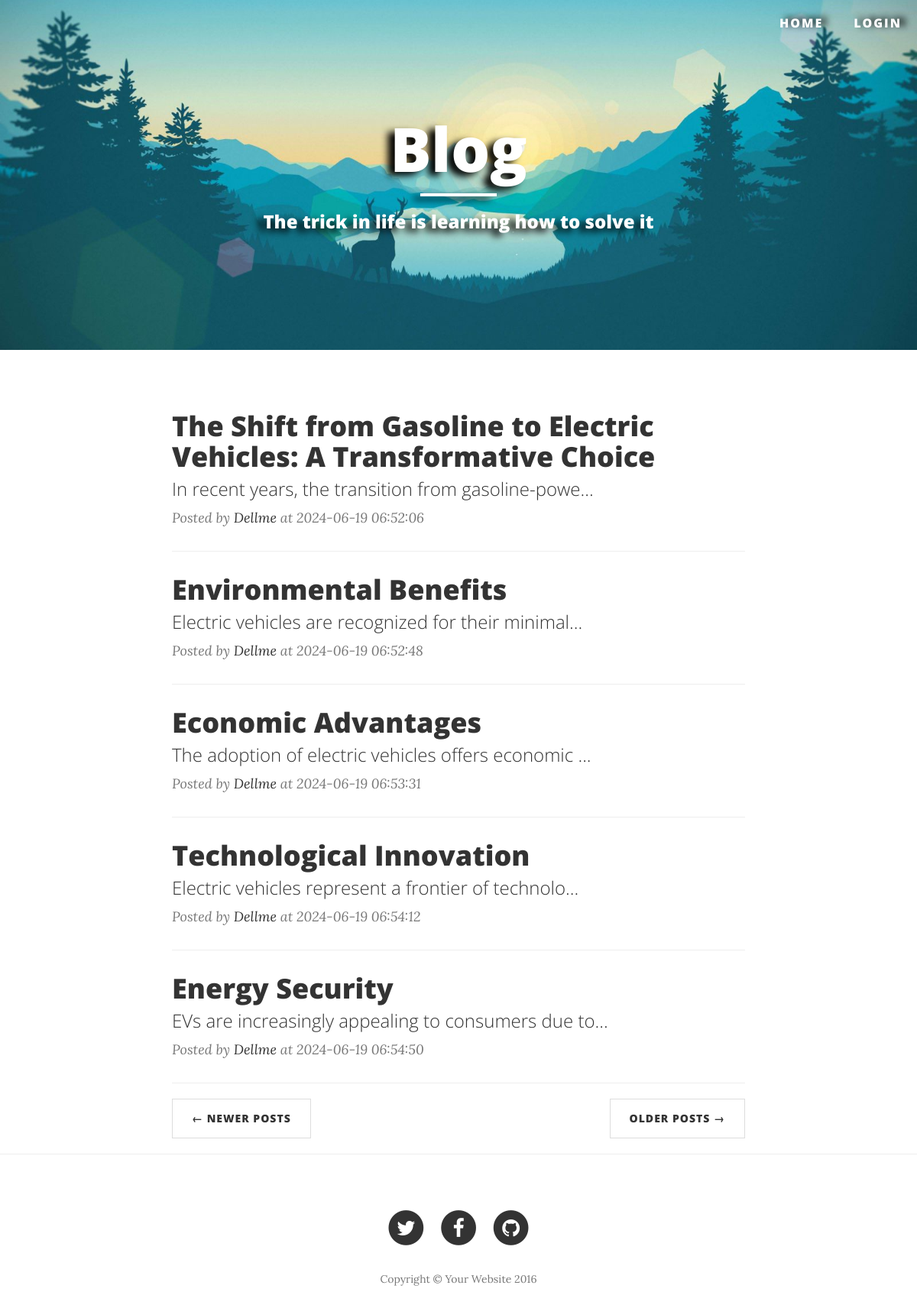
/?page=4, run on the app's committed database.
### tables this page shows
CREATE TABLE `posts` (
  `id` int NOT NULL,
  `author_id` int NOT NULL,
  `title` varchar(100) NOT NULL,
  `content` longtext NOT NULL,
  `image` varchar(255) DEFAULT NULL,
  `status` varchar(50) DEFAULT NULL,
  `created_at` timestamp NOT NULL DEFAULT CURRENT_TIMESTAMP,
  `updated_at` timestamp NOT NULL DEFAULT CURRENT_TIMESTAMP ON UPDATE CURRENT_TIMESTAMP
);

CREATE TABLE `users` (
  `id` int NOT NULL,
  `full_name` varchar(255) NOT NULL,
  `address` varchar(255) NOT NULL,
  `age` int NOT NULL,
  `sex` varchar(10) NOT NULL,
  `phone_number` varchar(255) NOT NULL,
  `email` varchar(50) NOT NULL,
  `role` varchar(50) DEFAULT NULL,
  `status` varchar(50) DEFAULT NULL,
  `created_at` timestamp NOT NULL DEFAULT CURRENT_TIMESTAMP,
  `updated_at` timestamp NOT NULL DEFAULT CURRENT_TIMESTAMP ON UPDATE CURRENT_TIMESTAMP
);

### model/blogs.php (called while the page is built, shortened)
<?php
class Blogs {
    private $pdo;
    public function __construct(
        $pdo,
        $id = null,
        $author_id = null,
        $title = null,
        $content = null,
        $image = [],
        $status = null,
        $image_path = null,
        $directory_file_call = null,
        $updated_at = null
    ){
        $this->pdo = $pdo;
    }
    public function filterByAttributes($filters) {
        try{
            $query = self::BASE_QUERY;
            foreach($filters as $filter){
                $query .= $filter[0] ." ". $filter[1] ." ". $filter[2] ." ". $filter[3];
            }
            $stmt = $this->pdo->prepare($query);
            $stmt->execute();
            return $stmt->fetchAll(PDO::FETCH_ASSOC);
        } catch (PDOException $e) {
            throw new exception('Cannot get posts with filters '.  $e->getMessage());
        }
    }
}

### index.php (the view, shortened to what this page needs)
<?php
include_once "model/blogs.php";
$results = [];
$default_number_posts = 5;
$total_page = 1;
try {
    $page = $_GET['page'] ?? 1;
    $start = ($page - 1) * $default_number_posts;
    $end = $page * $default_number_posts;
    $pdo = new Database();
    $pdo->setAttribute(PDO::ATTR_EMULATE_PREPARES, false);
    $pdo->setAttribute(PDO::ATTR_ERRMODE, PDO::ERRMODE_EXCEPTION);
    $posts = new Blogs($pdo);
    $results = $posts->filterByAttributes([[
        Blogs::TABLE.".".Blogs::STATUS,
        "=",
        "'".Blogs::STATUS_ACTIVE."'",
        null
    ]]);
    $total_page = floor(count($results) / $default_number_posts);
    $total_page = (count($results) % $default_number_posts) == 0 ? $total_page : $total_page + 1;
} catch (Exception $e) {
    $error = 'Can not get post information: '.  $e->getMessage();
}
?>
<!DOCTYPE html>
<html lang="en">
<head>
    <link href="view/resource/vendor/bootstrap/css/bootstrap.min.css" rel="stylesheet">
    <link href="view/resource/css/clean-blog.css" rel="stylesheet">
    <link href="view/resource/vendor/font-awesome/css/font-awesome.min.css" rel="stylesheet" type="text/css">
</head>
<body>
<?php include_once 'view/header.php'?>
<header class="intro-header">
    <div class="container">
        <div class="row">
            <div class="col-lg-8 col-lg-offset-2 col-md-10 col-md-offset-1">
                <div class="site-heading">
                    <h1>Blog</h1>
                    <hr class="small">
                    <span class="subheading">The trick in life is learning how to solve it</span>
                </div>
            </div>
        </div>
    </div>
</header>
<div class="container">
    <div class="row">
        <div class="col-lg-8 col-lg-offset-2 col-md-10 col-md-offset-1">
            <?php
            if(!empty($results)){
                foreach ($results as $key => $result){
                    if($key > $end){
                        break;
                    }
                    if( $start <= $key && $key < $end) {
                        if (strlen($result['content']) > 50) {
                            $shortDes = substr($result['content'], 0, 50) . "...";
                        } else {
                            $shortDes = $result['content'];
                        }
                        echo "
                        <div class='post-preview'>
                            <a href='view/posts/post.php?id=" . $result['id'] . "'>
                                <h2 class='post-title'>
                                    " . $result['title'] . "
                                </h2>
                                <h3 class='post-subtitle'>
                                    " . $shortDes . "
                                </h3>
                            </a>
                            <p class='post-meta'>Posted by <a href='view/posts/list_by_author.php?author_id=" . $result['author_id'] . "'>" . $result['full_name'] . "</a> at " . $result['updated_at'] . "</p>
                                </div>
                        <hr> ";
                    }
                }
            }
            ?>
            <ul class="pager">
                <?php
                if($page > 1){
                    echo '<li class="next previous"><a href="/blog/?page=' . ($page - 1) . '">&larr; Newer Posts</a></li>';
                }
                if ($total_page > $page){
                    echo '<li class="next"><a href="/blog/?page=' . ($page + 1) . '">Older Posts &rarr;</a> </li>';
                }
                ?>
            </ul>
        </div>
    </div>
</div>
<hr>
<footer>
    <div class="container">
        <div class="row">
            <div class="col-lg-8 col-lg-offset-2 col-md-10 col-md-offset-1">
                <ul class="list-inline text-center">
                    <li>
                        <a href="#">
                                <span class="fa-stack fa-lg">
                                    <i class="fa fa-circle fa-stack-2x"></i>
                                    <i class="fa fa-twitter fa-stack-1x fa-inverse"></i>
                                </span>
                        </a>
                    </li>
                    <li>
                        <a href="#">
                                <span class="fa-stack fa-lg">
                                    <i class="fa fa-circle fa-stack-2x"></i>
                                    <i class="fa fa-facebook fa-stack-1x fa-inverse"></i>
                                </span>
                        </a>
                    </li>
                    <li>
                        <a href="#">
                                <span class="fa-stack fa-lg">
                                    <i class="fa fa-circle fa-stack-2x"></i>
                                    <i class="fa fa-github fa-stack-1x fa-inverse"></i>
                                </span>
                        </a>
                    </li>
                </ul>
                <p class="copyright text-muted">Copyright &copy; Your Website 2016</p>
            </div>
        </div>
    </div>
</footer>
</body>
</html>

### view/resource/css/clean-blog.css (style rules this page uses)
body { font-family: 'Lora', 'Times New Roman', serif; font-size: 20px; color: #333333; }
p { line-height: 1.5; margin: 30px 0; }
p a { text-decoration: underline; }
h1, h2, h3, h4, h5, h6 { font-family: 'Open Sans', 'Helvetica Neue', Helvetica, Arial, sans-serif; font-weight: 800; }
a { color: #333333; }
hr.small { max-width: 100px; margin: 15px auto; border-width: 4px; border-color: white; }
.intro-header { -webkit-background-size: cover; -moz-background-size: cover; -o-background-size: cover; margin-bottom: 50px; content: ""; position: relative; top: 0; left: 0; width: 100%; height: 100%; background-image: url("../img/background.jpg"); background-position: center 80%; background-size: cover; }
.intro-header .site-heading, .intro-header .post-heading, .intro-header .page-heading { filter: drop-shadow(-9px 5px 5px black); padding: 100px 0 50px; color: white; }
@media only screen and (min-width: 768px) { .intro-header .site-heading, .intro-header .post-heading, .intro-header .page-heading { padding: 150px 0; } }
.intro-header .site-heading, .intro-header .page-heading { text-align: center; }
.intro-header .site-heading h1, .intro-header .page-heading h1 { margin-top: 0; font-size: 50px; }
.intro-header .site-heading .subheading, .intro-header .page-heading .subheading { font-size: 24px; line-height: 1.5; display: block; font-family: 'Open Sans', 'Helvetica Neue', Helvetica, Arial, sans-serif; font-weight: 1000; margin: 10px 0 0; }
@media only screen and (min-width: 768px) { .intro-header .site-heading h1, .intro-header .page-heading h1 { font-size: 80px; } }
.post-preview > a { color: #333333; }
.post-preview > a > .post-title { font-size: 30px; margin-top: 30px; margin-bottom: 10px; }
.post-preview > a > .post-subtitle { margin: 0; font-weight: 300; margin-bottom: 10px; }
.post-preview > .post-meta { color: #777777; font-size: 18px; font-style: italic; margin-top: 0; }
.post-preview > .post-meta > a { text-decoration: none; color: #333333; }
@media only screen and (min-width: 768px) { .post-preview > a > .post-title { font-size: 36px; } }
footer { padding: 50px 0 65px; }
footer .list-inline { margin: 0; padding: 0; }
footer .copyright { font-size: 14px; text-align: center; margin-bottom: 0; }
.pager { margin: 20px 0 0; }
.pager li > a, .pager li > span { font-family: 'Open Sans', 'Helvetica Neue', Helvetica, Arial, sans-serif; text-transform: uppercase; font-size: 14px; font-weight: 800; letter-spacing: 1px; padding: 15px 25px; background-color: white; border-radius: 0; }
body { -webkit-tap-highlight-color: #0085A1; }
.container { position: relative; }

### data on the page
posts: title "The Shift from Gasoline to Electric Vehicles: A Transformative Choice", content "In recent years, the transition from gasoline-powe...", author.full_name "Dellme", updated_at "2024-06-19 06:52:06"
posts: title "Environmental Benefits", content "Electric vehicles are recognized for their minimal...", author.full_name "Dellme", updated_at "2024-06-19 06:52:48"
posts: title "Economic Advantages", content "The adoption of electric vehicles offers economic ...", author.full_name "Dellme", updated_at "2024-06-19 06:53:31"
posts: title "Technological Innovation", content "Electric vehicles represent a frontier of technolo...", author.full_name "Dellme", updated_at "2024-06-19 06:54:12"
posts: title "Energy Security", content "EVs are increasingly appealing to consumers due to...", author.full_name "Dellme", updated_at "2024-06-19 06:54:50"
